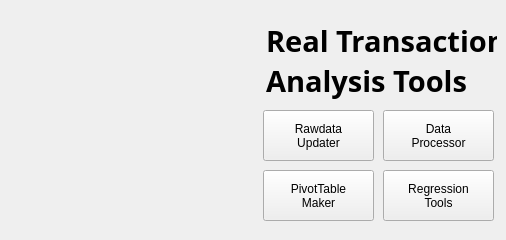
    <widget class="QWidget" name="Main">
     <attribute name="title">
      <string>Main</string>
     </attribute>
     <widget class="QLabel" name="Main_title">
      <property name="geometry">
       <rect>
        <x>266</x>
        <y>20</y>
        <width>231</width>
        <height>81</height>
       </rect>
      </property>
      <property name="font">
       <font>
        <family>나눔바른고딕OTF</family>
        <pointsize>22</pointsize>
        <weight>75</weight>
        <bold>true</bold>
       </font>
      </property>
      <property name="text">
       <string>Real Transaction
Analysis Tools</string>
      </property>
     </widget>
     <widget class="QLabel" name="Main_logo">
      <property name="geometry">
       <rect>
        <x>30</x>
        <y>20</y>
        <width>191</width>
        <height>211</height>
       </rect>
      </property>
      <property name="text">
       <string>&lt;html&gt;&lt;head/&gt;&lt;body&gt;&lt;p&gt;&lt;br/&gt;&lt;/p&gt;&lt;/body&gt;&lt;/html&gt;</string>
      </property>
     </widget>
     <widget class="QPushButton" name="Main_Connect1">
      <property name="geometry">
       <rect>
        <x>263</x>
        <y>110</y>
        <width>111</width>
        <height>51</height>
       </rect>
      </property>
      <property name="text">
       <string>Rawdata
Updater</string>
      </property>
     </widget>
     <widget class="QPushButton" name="Main_Connect2">
      <property name="geometry">
       <rect>
        <x>383</x>
        <y>110</y>
        <width>111</width>
        <height>51</height>
       </rect>
      </property>
      <property name="text">
       <string>Data
Processor</string>
      </property>
     </widget>
     <widget class="QPushButton" name="Main_Connect3">
      <property name="geometry">
       <rect>
        <x>263</x>
        <y>170</y>
        <width>111</width>
        <height>51</height>
       </rect>
      </property>
      <property name="text">
       <string>PivotTable
Maker</string>
      </property>
     </widget>
     <widget class="QPushButton" name="Main_Connect4">
      <property name="geometry">
       <rect>
        <x>383</x>
        <y>170</y>
        <width>111</width>
        <height>51</height>
       </rect>
      </property>
      <property name="text">
       <string>Regression
Tools</string>
      </property>
     </widget>
    </widget>
